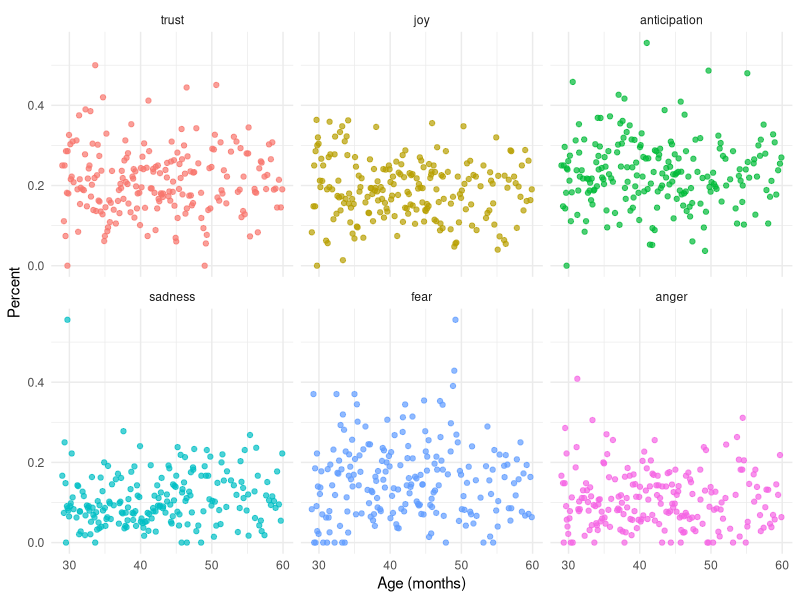
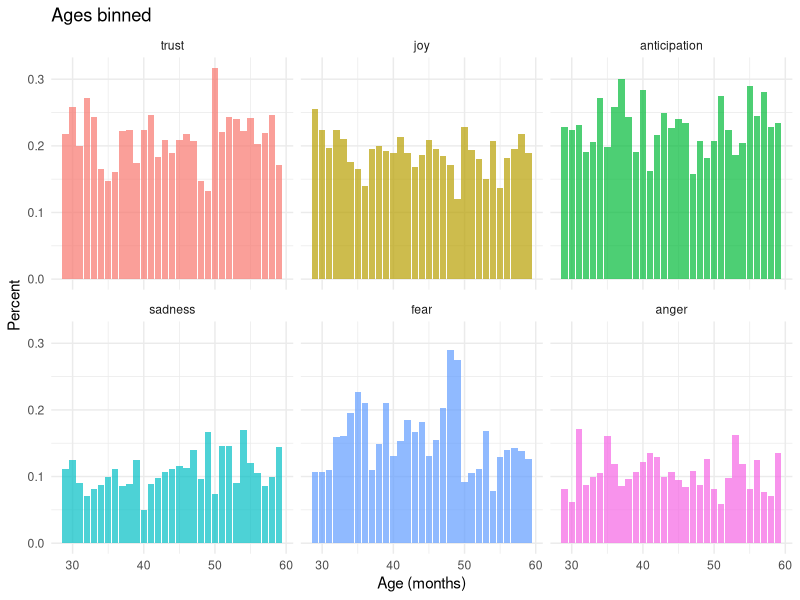
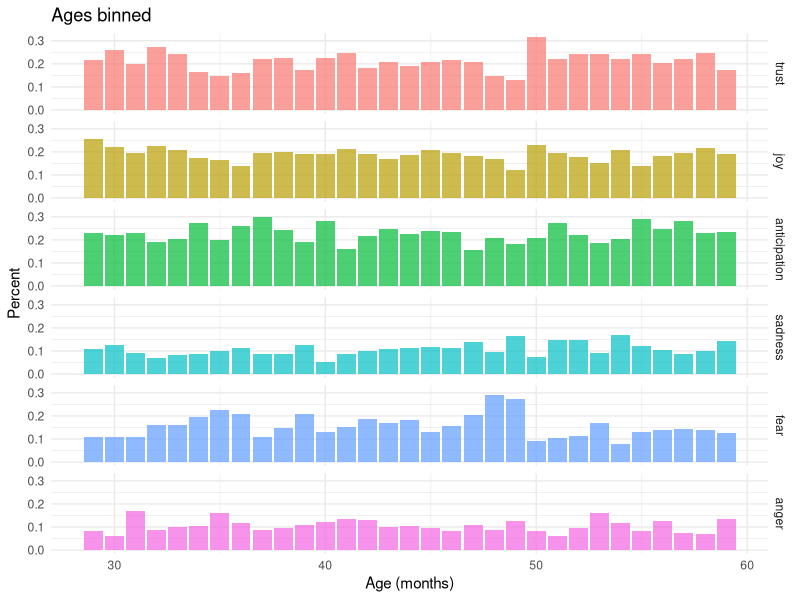
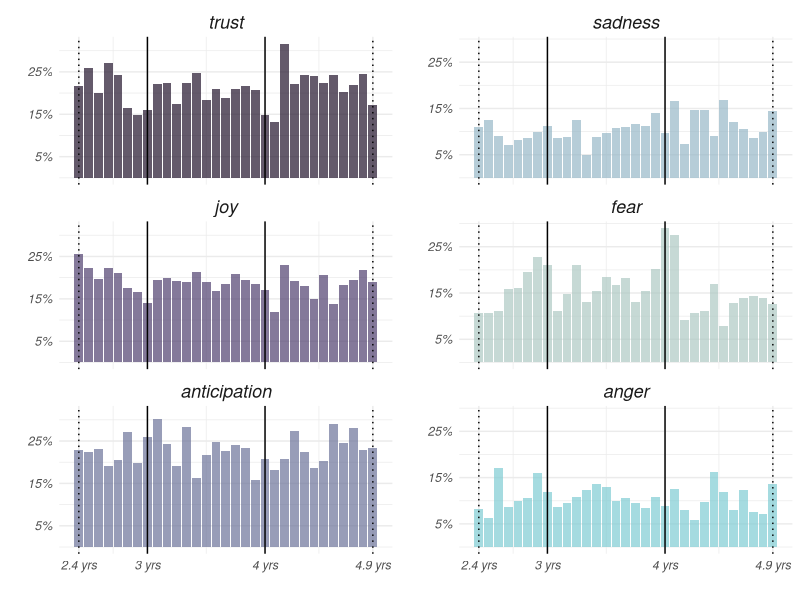
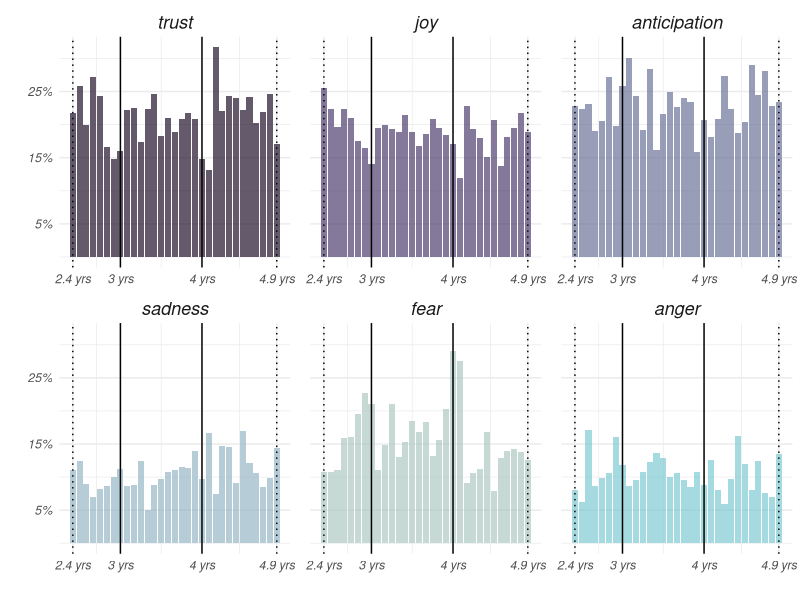
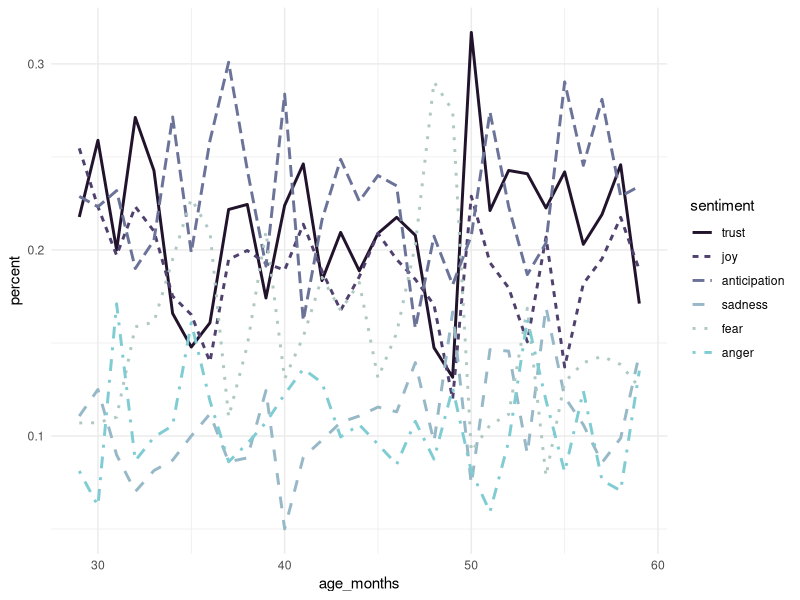
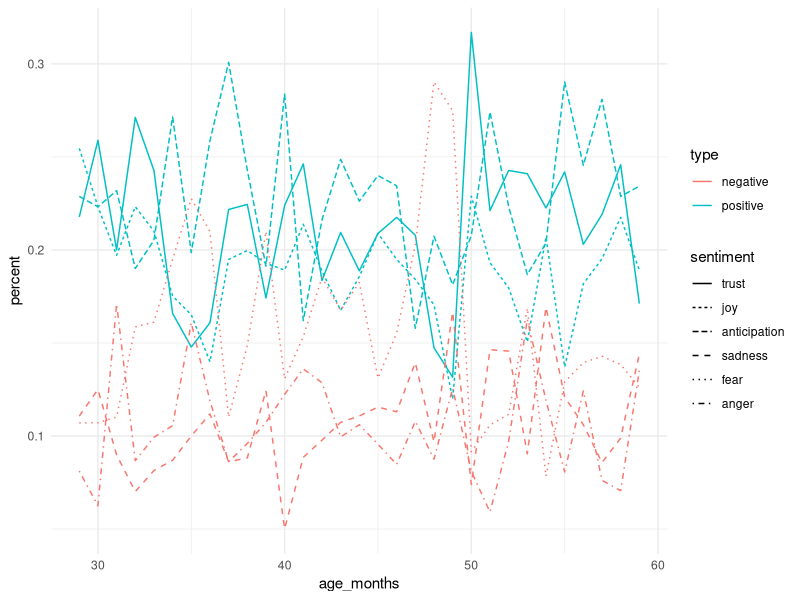

These figures' R source, in order:
## ---- chunk 1
knitr::opts_chunk$set(echo = TRUE, warning = FALSE, message = FALSE,
                      fig.width = 10, fig.height = 6)
## ---- chunk 2
library(tidyverse)
library(tidytext)
library(forcats)
library(skimr)
## ---- chunk 3
sentiments <- read_csv("data/kuczaj_nrc.csv")     

glimpse(sentiments)
## ---- chunk 4
sentiment_levels <- c("trust", "joy", "anticipation", 
                      "sadness", "fear", "anger")

sentiments <- sentiments %>% 
  select(-age_years, -word) %>% 
  filter(sentiment %in% sentiment_levels) %>% 
  mutate(sentiment = factor(sentiment, levels = sentiment_levels))
## ---- chunk 5
sentiments <- sentiments %>% 
  filter(age_months >= 29 & age_months <= 60)
## ---- chunk 6
sentiments2 <- sentiments %>% 
  add_count(age_months, sentiment) %>% 
  rename(n_sentiment = n) %>% 
  distinct(age_months, sentiment, .keep_all = TRUE)


# Adding in count for total tokens per transcript that were kept
sentiments2 <- sentiments2 %>% 
  group_by(age_months) %>% 
  mutate(n_tokens = sum(n_sentiment)) %>% 
  ungroup()

skim(sentiments2)
## ---- chunk 7
aux <- sentiments2 %>% 
  tidyr::expand(nesting(age_months, n_tokens), sentiment)

sentiments2 <- aux %>% 
  left_join(sentiments2, by = c("age_months", "n_tokens", "sentiment")) %>% 
  replace_na(list(n_sentiment = 0))


sentiments2 <- sentiments2 %>% 
  mutate(percent = n_sentiment/n_tokens)
  
## ---- chunk 8
ggplot(sentiments2, aes(age_months, percent, color = sentiment)) +
  geom_point(alpha = 0.7) +
  facet_wrap(~ sentiment) + 
  labs(x = "Age (months)", y = "Percent") +
  guides(color = FALSE) +
  theme_minimal()
## ---- chunk 9
ages_binned <- sentiments %>% 
  mutate(age_months = floor(age_months)) 

ages_binned <- ages_binned %>% 
  add_count(age_months, sentiment) %>% 
  rename(n_sentiment = n) %>% 
  distinct(age_months, sentiment, .keep_all = TRUE)


# Adding in count for total tokens per transcript that were kept
ages_binned <- ages_binned %>% 
  group_by(age_months) %>% 
  mutate(n_tokens = sum(n_sentiment)) %>% 
  ungroup()

skim(ages_binned)
## ---- chunk 10
aux2 <- ages_binned %>% 
  tidyr::expand(nesting(age_months, n_tokens), sentiment)

ages_binned2 <- aux2 %>% 
  left_join(ages_binned, by = c("age_months", "n_tokens", "sentiment")) %>% 
  replace_na(list(n_sentiment = 0))


ages_binned2 <- ages_binned2 %>% 
  mutate(percent = n_sentiment/n_tokens)
## ---- chunk 11
ages_binned2 <- ages_binned2 %>% 
  mutate(type = ifelse(sentiment %in% c("trust", "joy", "anticipation"), 
                       "positive", "negative"))

## ---- chunk 12
ggplot(ages_binned2, aes(age_months, percent, fill = sentiment)) +
  geom_col(alpha = 0.7) +
  facet_wrap(~ sentiment) + 
  labs(x = "Age (months)", y = "Percent", title = "Ages binned") +
  guides(fill = FALSE) +
  theme_minimal()

ggplot(ages_binned2, aes(age_months, percent, fill = sentiment)) +
  geom_col(alpha = 0.7) +
  facet_grid(sentiment ~ .)+
  labs(x = "Age (months)", y = "Percent", title = "Ages binned") +
  guides(fill = FALSE) +
  theme_minimal()
## ---- chunk 13
library(egg)

positive_plot <- ages_binned2 %>% 
  filter(type == "positive") %>% 
  ggplot(aes(age_months, percent, fill = sentiment)) +
    geom_col(alpha = 0.7) +
    facet_wrap(~sentiment, ncol = 1) +
    geom_vline(xintercept = c(36, 48), color = "black") +
    geom_vline(xintercept = c(29, 59), color = "black", linetype = "dotted") +
    # changing appearance
    theme_minimal() +
    labs(x = "", y = "") +
    guides(fill = FALSE) +
    scale_fill_manual(values = c("#21132B", "#4F406E", "#6C7399")) +
    scale_y_continuous(breaks = c(0.05, 0.15, 0.25),
                       labels = c("5%", "15%", "25%")) +
    scale_x_continuous(breaks = c(29, 36, 48, 59),
                       labels = c("2.4 yrs", "3 yrs", "4 yrs", "4.9 yrs")) +
    theme(strip.text = element_text(size = 13, face = "italic"),
          axis.text.x = element_text(face = "italic"),
          axis.text.y = element_text(face = "italic"))


negative_plot <- ages_binned2 %>% 
  filter(type == "negative") %>% 
  ggplot(aes(age_months, percent, fill = sentiment)) +
    geom_col(alpha = 0.7) +
    facet_wrap(~sentiment, ncol = 1) +
    geom_vline(xintercept = c(36, 48), color = "black") +
    geom_vline(xintercept = c(29, 59), color = "black", linetype = "dotted") +
    # changing apperance
    theme_minimal() +
    labs(x = "", y = "") +
    guides(fill = FALSE) +
    scale_fill_manual(values = c("#97B8C7", "#AEC9C3", "#7FCCD3")) +
    scale_y_continuous(breaks = c(0.05, 0.15, 0.25),
                       labels = c("5%", "15%", "25%")) +
    scale_x_continuous(breaks = c(29, 36, 48, 59),
                       labels = c("2.4 yrs", "3 yrs", "4 yrs", "4.9 yrs")) +
    theme(strip.text = element_text(size = 13, face = "italic"),
          axis.text.x = element_text(face = "italic"),
          axis.text.y = element_text(face = "italic"))

ggarrange(positive_plot, negative_plot, ncol = 2, nrow = 1)

## ---- chunk 14

ggplot(ages_binned2, aes(age_months, percent, fill = sentiment)) +
  geom_col(alpha = 0.7) +
  facet_wrap(~ sentiment, scales = "free_x") + 
  geom_vline(xintercept = c(36, 48), color = "black") +
  geom_vline(xintercept = c(29, 59), color = "black", linetype = "dotted") +
  theme_minimal() +
  labs(x = "", y = "") +
  guides(fill = FALSE) +
  scale_fill_manual(values = c("#21132B", "#4F406E", "#6C7399",
                               "#97B8C7", "#AEC9C3", "#7FCCD3")) +
  scale_y_continuous(breaks = c(0.05, 0.15, 0.25),
                     labels = c("5%", "15%", "25%")) +
  scale_x_continuous(breaks = c(29, 36, 48, 59),
                     labels = c("2.4 yrs", "3 yrs", "4 yrs", "4.9 yrs")) +
  theme(strip.text = element_text(size = 13, face = "italic"),
        axis.text.x = element_text(face = "italic"),
        axis.text.y = element_text(face = "italic"),
        panel.spacing.x = unit(1, "line"))
  
## ---- chunk 15
ggplot(ages_binned2, aes(age_months, percent, color = sentiment, linetype = sentiment)) +
  #geom_point(alpha = 0.7) +
  geom_line(size = 1) +
  scale_color_manual(values = c("#21132B", "#4F406E", "#6C7399",
                               "#97B8C7", "#AEC9C3", "#7FCCD3")) +
  theme_minimal()



ggplot(ages_binned2, aes(age_months, percent, color = type)) +
  #geom_point(alpha = 0.7) +
  geom_line(aes(group = sentiment, linetype = sentiment)) +
  theme_minimal()
